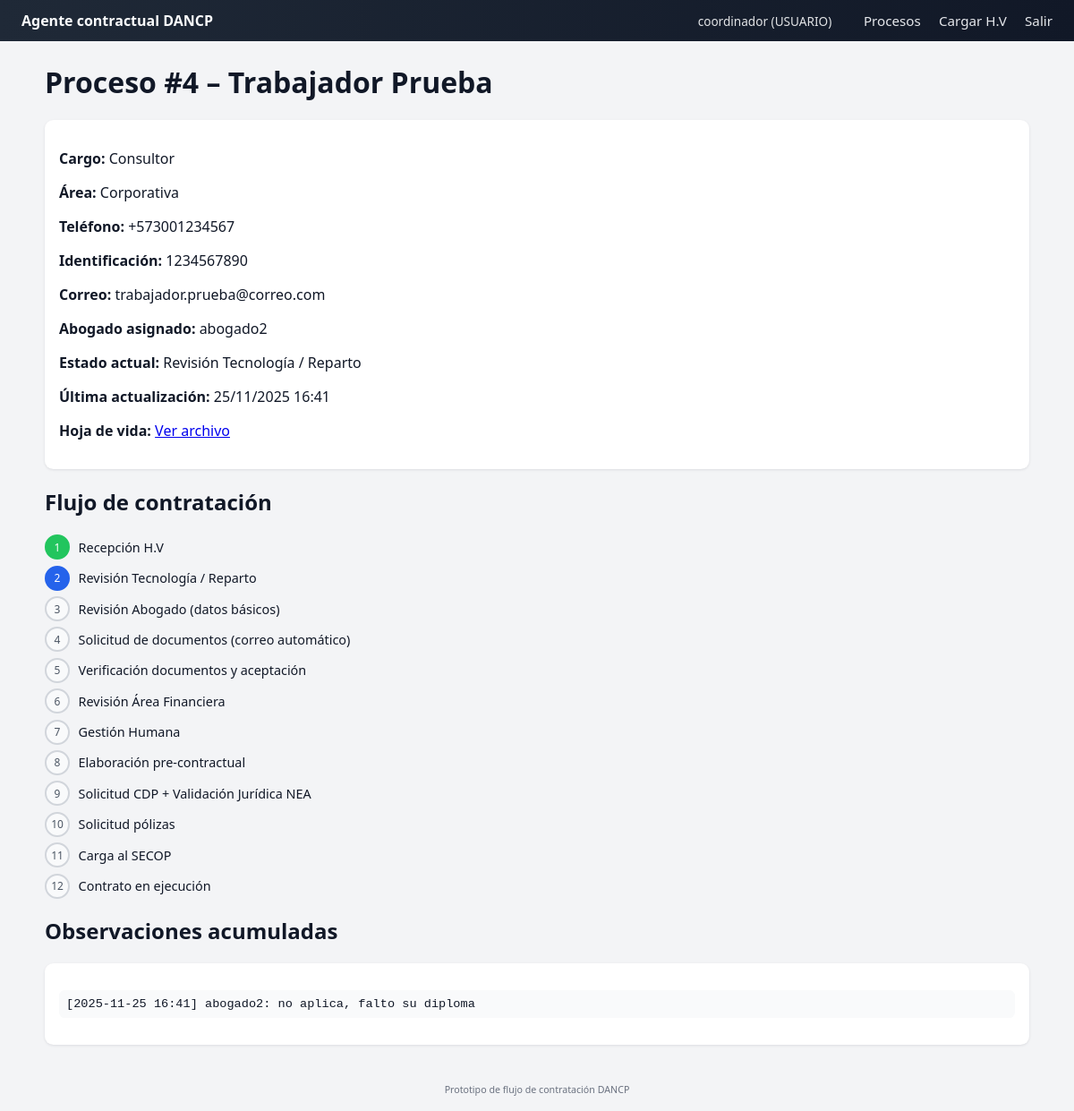
Page /proceso/4 (signed in) on the committed database.
### app.py (models this page shows, shortened)
class User(db.Model, UserMixin):
    __tablename__ = "usuarios"
    id = db.Column(db.Integer, primary_key=True)
    username = db.Column(db.String(80), unique=True, nullable=False)
    password_hash = db.Column(db.String(255), nullable=False)
    rol = db.Column(db.String(20), nullable=False)  # "USUARIO" o "ABOGADO"
    procesos_abogado = db.relationship(
        "ProcesoContratacion",
        back_populates="abogado",
        lazy="dynamic",
    )

class ProcesoContratacion(db.Model):
    __tablename__ = "procesos_contratacion"
    id = db.Column(db.Integer, primary_key=True)
    nombre_candidato = db.Column(db.String(120), nullable=False)
    telefono = db.Column(db.String(50))
    identificacion = db.Column(db.String(50))
    correo = db.Column(db.String(120))
    cargo = db.Column(db.String(120), nullable=False)
    area = db.Column(db.String(120))
    cv_filename = db.Column(db.String(255))  # archivo almacenado
    estado_index = db.Column(db.Integer, default=0)
    observaciones = db.Column(db.Text)
    abogado_id = db.Column(db.Integer, db.ForeignKey("usuarios.id"))
    abogado = db.relationship("User", back_populates="procesos_abogado")
    fecha_creacion = db.Column(db.DateTime, default=datetime.utcnow)
    fecha_actualizacion = db.Column(
        db.DateTime, default=datetime.utcnow, onupdate=datetime.utcnow
    )
    def estado_actual(self) -> str:
        try:
            return ESTADOS_PROCESO[self.estado_index]
        except IndexError:
            return "Desconocido"

### app.py (the view)
@app.route("/proceso/<int:proceso_id>")
@login_required
def detalle_proceso(proceso_id):
    proceso = ProcesoContratacion.query.get_or_404(proceso_id)
    if current_user.rol == "ABOGADO" and proceso.abogado_id != current_user.id:
        flash("No puedes ver procesos asignados a otro abogado.", "error")
        return redirect(url_for("index"))
    return render_template(
        "detalle_proceso.html",
        proceso=proceso,
        ESTADOS=ESTADOS_PROCESO,
    )

### app.py (called while the page is built)
@login_manager.user_loader
def load_user(user_id):
    return User.query.get(int(user_id))

### templates/detalle_proceso.html (shortened to what this page needs)
{% extends "base.html" %}
{% block content %}
<h1>Proceso #{{ proceso.id }} – {{ proceso.nombre_candidato }}</h1>
<div class="card">
    <p><strong>Cargo:</strong> {{ proceso.cargo }}</p>
    <p><strong>Área:</strong> {{ proceso.area or "-" }}</p>
    <p><strong>Teléfono:</strong> {{ proceso.telefono or "-" }}</p>
    <p><strong>Identificación:</strong> {{ proceso.identificacion or "-" }}</p>
    <p><strong>Correo:</strong> {{ proceso.correo or "-" }}</p>
    <p><strong>Abogado asignado:</strong> {{ proceso.abogado.username if proceso.abogado else "-" }}</p>
    <p><strong>Estado actual:</strong> {{ proceso.estado_actual() }}</p>
    <p><strong>Última actualización:</strong>
        {{ proceso.fecha_actualizacion.strftime("%d/%m/%Y %H:%M") if proceso.fecha_actualizacion else "-" }}
    </p>
    {% if proceso.cv_filename %}
        <p><strong>Hoja de vida:</strong>
           <a href="{{ url_for('static', filename='uploads/' ~ proceso.cv_filename) }}" target="_blank">
               Ver archivo
           </a>
        </p>
    {% endif %}
</div>
<h2>Flujo de contratación</h2>
<ul class="timeline">
    {% for estado in ESTADOS %}
        {% set idx = loop.index0 %}
        <li class="{% if idx < proceso.estado_index %}done{% elif idx == proceso.estado_index %}current{% endif %}">
            <span class="step-index">{{ loop.index }}</span>
            <span class="step-name">{{ estado }}</span>
        </li>
    {% endfor %}
</ul>
<h2>Observaciones acumuladas</h2>
<div class="card">
    {% if proceso.observaciones %}
        <pre class="observaciones">{{ proceso.observaciones }}</pre>
    {% else %}
        <p>No hay observaciones registradas.</p>
    {% endif %}
</div>
{% endblock %}

### templates/base.html (shortened to what this page needs)
<!DOCTYPE html>
<html lang="es">
<head>
    <link rel="stylesheet" href="{{ url_for('static', filename='css/styles.css') }}">
</head>
<body>
<nav class="navbar">
    <div class="navbar-brand">Agente contractual DANCP</div>
    <div class="navbar-links">
        {% if current_user.is_authenticated %}
            <span class="navbar-user">
                {{ current_user.username }} ({{ current_user.rol }})
            </span>
            <a href="{{ url_for('index') }}">Procesos</a>
            {% if current_user.rol == 'USUARIO' %}
                <a href="{{ url_for('cargar_cv') }}">Cargar H.V</a>
            {% endif %}
            <a href="{{ url_for('logout') }}">Salir</a>
        {% else %}
            <a href="{{ url_for('login') }}">Iniciar sesión</a>
        {% endif %}
    </div>
</nav>
<main class="container">
    {% block content %}{% endblock %}
</main>
<footer class="footer">
    <small>Prototipo de flujo de contratación DANCP</small>
</footer>
</body>
</html>

### static/css/styles.css (style rules this page uses)
body { font-family: system-ui, -apple-system, BlinkMacSystemFont, "Segoe UI", sans-serif; margin: 0; background: #f3f4f6; color: #111827; }
.navbar { display: flex; justify-content: space-between; padding: 0.75rem 1.5rem; background: linear-gradient(90deg, #1f2937, #111827); color: #f9fafb; }
.navbar a { color: #e5e7eb; margin-left: 1rem; text-decoration: none; font-size: 0.95rem; }
.navbar-brand { font-weight: 600; }
.navbar-user { margin-right: 1rem; font-size: 0.85rem; opacity: 0.9; }
.container { max-width: 1100px; margin: 1.5rem auto; padding: 0 1rem; }
.footer { text-align: center; padding: 1rem; font-size: 0.8rem; color: #6b7280; }
.form-card, .card { background: #ffffff; padding: 1rem; border-radius: 0.6rem; box-shadow: 0 1px 3px rgb(15 23 42 / 0.1); margin-top: 1rem; }
.timeline { list-style: none; padding-left: 0; margin: 1rem 0; }
.timeline li { display: flex; align-items: center; margin-bottom: 0.4rem; }
.step-index { width: 1.5rem; height: 1.5rem; border-radius: 999px; display: flex; align-items: center; justify-content: center; font-size: 0.75rem; margin-right: 0.6rem; border: 2px solid #d1d5db; background: #f9fafb; color: #4b5563; }
.timeline li.done .step-index { background: #22c55e; border-color: #22c55e; color: white; }
.timeline li.current .step-index { background: #2563eb; border-color: #2563eb; color: white; }
.step-name { font-size: 0.9rem; }
.observaciones { white-space: pre-wrap; font-size: 0.85rem; background: #f9fafb; padding: 0.5rem; border-radius: 0.4rem; }

### rows in the picture
User: username "coordinador", rol "USUARIO"
ProcesoContratacion: id "4", nombre_candidato "Trabajador Prueba", cargo "Consultor", area "Corporativa", telefono "+573001234567", identificacion "1234567890", correo "trabajador.prueba@correo.com", estado_actual "Revisión Tecnología / Reparto", fecha_actualizacion "25/11/2025 16:41", observaciones "[2025-11-25 16:41] abogado2: no aplica, falto su diploma"
User: abogado "abogado2"

### other values in the picture
{{ estado }} "Recepción H.V" "Revisión Tecnología / Reparto" "Revisión Abogado (datos básicos)" "Solicitud de documentos (correo automático)" "Verificación documentos y aceptación" "Revisión Área Financiera" "Gestión Humana" "Elaboración pre-contractual" "Solicitud CDP + Validación Jurídica NEA" "Solicitud pólizas" "Carga al SECOP" "Contrato en ejecución"
